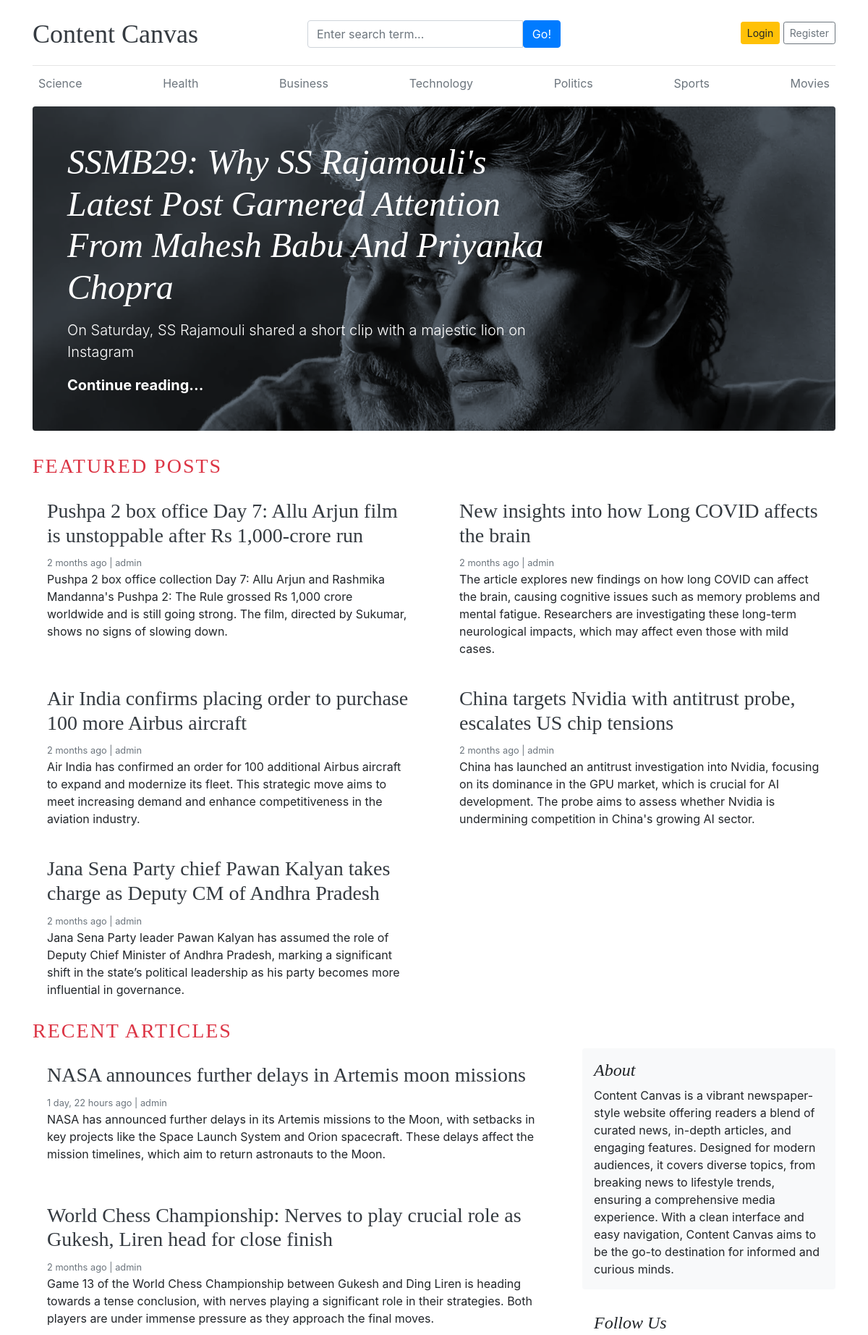
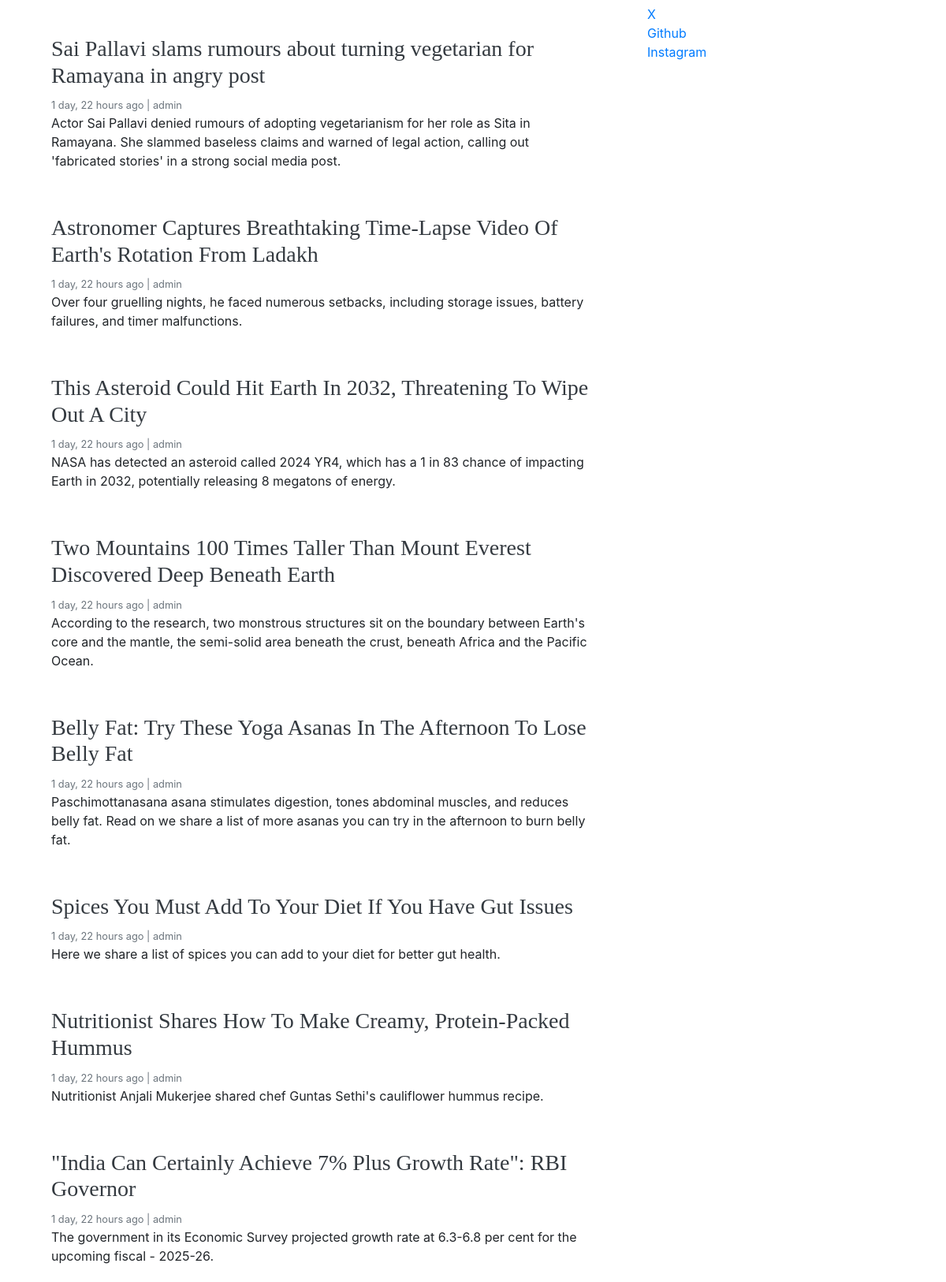
The page / (upper part) on the database its author committed (2 pictures, top to bottom).
### blog/models.py (models this page shows, shortened)
class Category(models.Model):
    category_name=models.CharField(max_length=50,unique=True)
    created_at=models.DateTimeField(auto_now_add=True)
    updated_at=models.DateTimeField(auto_now=True)
    class Meta:
        verbose_name_plural='categories'

class Blog(models.Model):
    title=models.CharField(max_length=100)
    slug=models.SlugField(max_length=100)
    category=models.ForeignKey(Category,on_delete=models.CASCADE)
    author=models.ForeignKey(User,on_delete=models.CASCADE)
    featured_image=models.ImageField(upload_to='uploads/%y/%m/%d')
    short_description=models.TextField(max_length=500)
    blog_body=models.TextField(max_length=2000)
    status=models.CharField(max_length=20,choices=STATUS_CHOICES,default="Draft")
    is_featured=models.BooleanField(default=True)
    created_at = models.DateTimeField(auto_now=True)
    updated_at=models.DateTimeField(auto_now=True)

### social/models.py (models this page shows, shortened)
class SocialLink(models.Model):
    platform=models.CharField(max_length=25)
    link=models.URLField(max_length=100)
    created_at=models.DateTimeField(auto_now_add=True)
    updated_at=models.DateTimeField(auto_now=True)

### contentcanvas/views.py (the view)
# urls.py: path('', views.home, name='home'),
def home(request):
    featured_posts = Blog.objects.filter(is_featured=True, status='Published').order_by('-updated_at')
    posts = Blog.objects.filter(is_featured=False, status='Published')
    context = {
        'featured_posts': featured_posts,
        'posts': posts
    }
    return render(request, 'home.html', context)

### blog/context_processors.py (called while the page is built)
def get_categories(request):
    categories=Category.objects.all()
    return dict(categories=categories)

def get_social_links(request):
    social_links=SocialLink.objects.all()
    return dict(social_links=social_links)

### templates/home.html
{% extends "base.html" %}
{% block content %}
{% for post in featured_posts %}
    {% if forloop.first %}
    <div class="jumbotron p-3 p-md-5 text-white rounded bg-dark" style="background-image: url({{ post.featured_image.url }}); background-blend-mode: overlay; background-size: cover;">
        <div class="col-md-8 px-0">
            <h1 class="display-4 font-italic">{{ post.title }}</h1>
            <p class="lead my-3">{{ post.short_description }}</p>
            {% if post.slug %}
            <p class="lead mb-0"><a href="{% url 'blogs' post.slug %}" class="text-white font-weight-bold">Continue reading...</a></p>
            {% else %}
            <p class="lead mb-0 text-danger">Slug is missing for this post.</p>
            {% endif %}
        </div>
    </div>
    {% endif %}
{% endfor %}
<h3 class="text-uppercase text-danger" style="letter-spacing:2px;">Featured Posts</h3>
<div class="row mb-2">
    {% for post in featured_posts %}
        {% if not forloop.first %}
        <div class="col-md-6">
            <div class="card border-0">
                <div class="card-body">
                    <h3>
                        {% if post.slug %}
                        <a href="{% url 'blogs' post.slug %}" class="text-dark">{{ post.title }}</a>
                        {% else %}
                        <span class="text-muted">{{ post.title }} (No Slug)</span>
                        {% endif %}
                    </h3>
                    <small class="mb-1 text-muted">{{ post.created_at | timesince }} ago | {{ post.author }}</small>
                    <p class="card-text">{{ post.short_description }}</p>
                </div>
            </div>
        </div>
        {% endif %}
    {% endfor %}
</div>
<h3 class="text-uppercase text-danger" style="letter-spacing:2px;">Recent Articles</h3>
<main role="main" class="container p-0">
    <div class="row">
        <div class="col-md-8 blog-main">
            {% for post in posts %}
            <div class="card border-0 mb-3">
                <div class="card-body">
                    <h3>
                        {% if post.slug %}
                        <a href="{% url 'blogs' post.slug %}" class="text-dark">{{ post.title }}</a>
                        {% else %}
                        <span class="text-muted">{{ post.title }} (No Slug) </span>
                        {% endif %}
                    </h3>
                    <small class="mb-1 text-muted">{{ post.created_at|timesince }} ago | {{ post.author }}</small>
                    <p class="card-text">{{ post.short_description }}</p>
                </div>
            </div>
            {% endfor %}
        </div>
        <aside class="col-md-4 blog-sidebar">
            <div class="p-3 mb-3 bg-light rounded">
                <h4 class="font-italic">About</h4>
                <p class="mb-0">Content Canvas is a vibrant newspaper-style website offering readers a blend of curated news, in-depth articles, and engaging features. Designed for modern audiences, it covers diverse topics, from breaking news to lifestyle trends, ensuring a comprehensive media experience. With a clean interface and easy navigation, Content Canvas aims to be the go-to destination for informed and curious minds.</p>
            </div>
            {% if social_links %}
            <div class="p-3">
                <h4 class="font-italic">Follow Us</h4>
                <ol class="list-unstyled">
                    {% for i in social_links %}
                    <li><a href="{{ i.link }}" target="_blank">{{ i.platform }}</a></li>
                    {% endfor %}
                </ol>
            </div>
            {% endif %}
        </aside>
    </div>
</main>
{% endblock %}

### templates/base.html (shortened to what this page needs)
{% load static %}
<!DOCTYPE html>
<html lang="en">
<head>
    <link href="https://getbootstrap.com/docs/4.0/dist/css/bootstrap.min.css" rel="stylesheet">
    <link href="{% static 'css/cc.css' %}" rel="stylesheet">
    <link rel="stylesheet" href="https://cdnjs.cloudflare.com/ajax/libs/font-awesome/4.7.0/css/font-awesome.min.css">
</head>
<body>
    <div class="container">
        <header class="blog-header py-3">
            <div class="row flex-nowrap justify-content-between align-items-center">
                <div class="col-4 pt-1">
                    <a class="blog-header-logo text-dark" href="/">Content Canvas</a>
                </div>
                <div class="col-4 pt-1">
                    <form action="{% url 'search' %}" method="GET">
                        <div class="input-group">
                            <input class="form-control" type="text" name="keyword" value="{{keyword}}" placeholder="Enter search term..." aria-label="Enter search term..." aria-describedby="button-search" />
                            <button type="submit" class="btn btn-primary" id="button-search" type="button">Go!</button>
                        </div>
                    </form>
                </div>
                {% if not user.is_authenticated %}
                <div class="col-4 d-flex justify-content-end align-items-center">
                    <a class="btn btn-sm btn-warning" href="{% url 'login' %}">Login</a> &nbsp;
                    <a class="btn btn-sm btn-outline-secondary" href="{% url 'register' %}">Register</a>
                </div>
                {% else %}
                <div class="col-4 d-flex justify-content-end align-items-center">
                    <a href="{% url 'dashboard' %}">Dashboard</a> &nbsp;
                    <a href="{% url 'logout' %}">Logout</a>
                </div>
                {% endif %}
            </div>
        </header>
        <div class="nav-scroller py-1 mb-2">
            <nav class="nav d-flex justify-content-between">
                {% for cat in categories %}
                <a class="p-2 text-muted" href="{% url 'posts_by_category' cat.id %}">{{ cat.category_name }}</a>
                {% endfor %}
            </nav>
        </div>
        {% block content %}
        {% endblock  %}
    </div>
</body>
</html>

### contentcanvas/static/css/cc.css (style rules this page uses)
.blog-header { border-bottom: 1px solid #e5e5e5; }
.blog-header-logo { font-family: "Playfair Display", Georgia, "Times New Roman", serif; font-size: 2.25rem; }
h1, h2, h3, h4, h5, h6 { font-family: "Playfair Display", Georgia, "Times New Roman", serif; }
.display-4 { font-size: 2.5rem; }
@media (min-width: 768px) { .display-4 { font-size: 3rem; } }

### rows shown on the page
Category: category_name "Science"
Category: category_name "Health"
Category: category_name "Business"
Category: category_name "Technology"
Category: category_name "Politics"
Category: category_name "Sports"
Category: category_name "Movies"
Blog: featured_image (picture), title "SSMB29: Why SS Rajamouli's Latest Post Garnered Attention From Mahesh Babu And Priyanka Chopra", short_description "On Saturday, SS Rajamouli shared a short clip with a majestic lion on Instagram", shows "Continue reading..."
Blog: title "Pushpa 2 box office Day 7: Allu Arjun film is unstoppable after Rs 1,000-crore run", created_at "2 months", author "admin", short_description "Pushpa 2 box office collection Day 7: Allu Arjun and Rashmika Mandanna's Pushpa 2: The Rule grossed Rs 1,000 crore worldwide and is still going strong. The film, directed by Sukumar, shows no signs of slowing down."
Blog: title "New insights into how Long COVID affects the brain", created_at "2 months", author "admin", short_description "The article explores new findings on how long COVID can affect the brain, causing cognitive issues such as memory problems and mental fatigue. Researchers are investigating these long-term neurological impacts, which may affect even those with mild cases."
Blog: title "Air India confirms placing order to purchase 100 more Airbus aircraft", created_at "2 months", author "admin", short_description "Air India has confirmed an order for 100 additional Airbus aircraft to expand and modernize its fleet. This strategic move aims to meet increasing demand and enhance competitiveness in the aviation industry."
Blog: title "China targets Nvidia with antitrust probe, escalates US chip tensions", created_at "2 months", author "admin", short_description "China has launched an antitrust investigation into Nvidia, focusing on its dominance in the GPU market, which is crucial for AI development. The probe aims to assess whether Nvidia is undermining competition in China's growing AI sector."
Blog: title "Jana Sena Party chief Pawan Kalyan takes charge as Deputy CM of Andhra Pradesh", created_at "2 months", author "admin", short_description "Jana Sena Party leader Pawan Kalyan has assumed the role of Deputy Chief Minister of Andhra Pradesh, marking a significant shift in the state’s political leadership as his party becomes more influential in governance."
Blog: title "NASA announces further delays in Artemis moon missions", created_at "1 day, 22 hours", author "admin", short_description "NASA has announced further delays in its Artemis missions to the Moon, with setbacks in key projects like the Space Launch System and Orion spacecraft. These delays affect the mission timelines, which aim to return astronauts to the Moon."
Blog: title "World Chess Championship: Nerves to play crucial role as Gukesh, Liren head for close finish", created_at "2 months", author "admin", short_description "Game 13 of the World Chess Championship between Gukesh and Ding Liren is heading towards a tense conclusion, with nerves playing a significant role in their strategies. Both players are under immense pressure as they approach the final moves."
Blog: title "Sai Pallavi slams rumours about turning vegetarian for Ramayana in angry post", created_at "1 day, 22 hours", author "admin", short_description "Actor Sai Pallavi denied rumours of adopting vegetarianism for her role as Sita in Ramayana. She slammed baseless claims and warned of legal action, calling out 'fabricated stories' in a strong social media post."
Blog: title "Astronomer Captures Breathtaking Time-Lapse Video Of Earth's Rotation From Ladakh", created_at "1 day, 22 hours", author "admin", short_description "Over four gruelling nights, he faced numerous setbacks, including storage issues, battery failures, and timer malfunctions."
Blog: title "This Asteroid Could Hit Earth In 2032, Threatening To Wipe Out A City", created_at "1 day, 22 hours", author "admin", short_description "NASA has detected an asteroid called 2024 YR4, which has a 1 in 83 chance of impacting Earth in 2032, potentially releasing 8 megatons of energy."
Blog: title "Two Mountains 100 Times Taller Than Mount Everest Discovered Deep Beneath Earth", created_at "1 day, 22 hours", author "admin", short_description "According to the research, two monstrous structures sit on the boundary between Earth's core and the mantle, the semi-solid area beneath the crust, beneath Africa and the Pacific Ocean."
Blog: title "Belly Fat: Try These Yoga Asanas In The Afternoon To Lose Belly Fat", created_at "1 day, 22 hours", author "admin", short_description "Paschimottanasana asana stimulates digestion, tones abdominal muscles, and reduces belly fat. Read on we share a list of more asanas you can try in the afternoon to burn belly fat."
Blog: title "Spices You Must Add To Your Diet If You Have Gut Issues", created_at "1 day, 22 hours", author "admin", short_description "Here we share a list of spices you can add to your diet for better gut health."
Blog: title "Nutritionist Shares How To Make Creamy, Protein-Packed Hummus", created_at "1 day, 22 hours", author "admin", short_description "Nutritionist Anjali Mukerjee shared chef Guntas Sethi's cauliflower hummus recipe."
Blog: title "\"India Can Certainly Achieve 7% Plus Growth Rate\": RBI Governor", created_at "1 day, 22 hours", author "admin", short_description "The government in its Economic Survey projected growth rate at 6.3-6.8 per cent for the upcoming fiscal - 2025-26."
SocialLink: platform "X"
SocialLink: platform "Github"
SocialLink: platform "Instagram"
